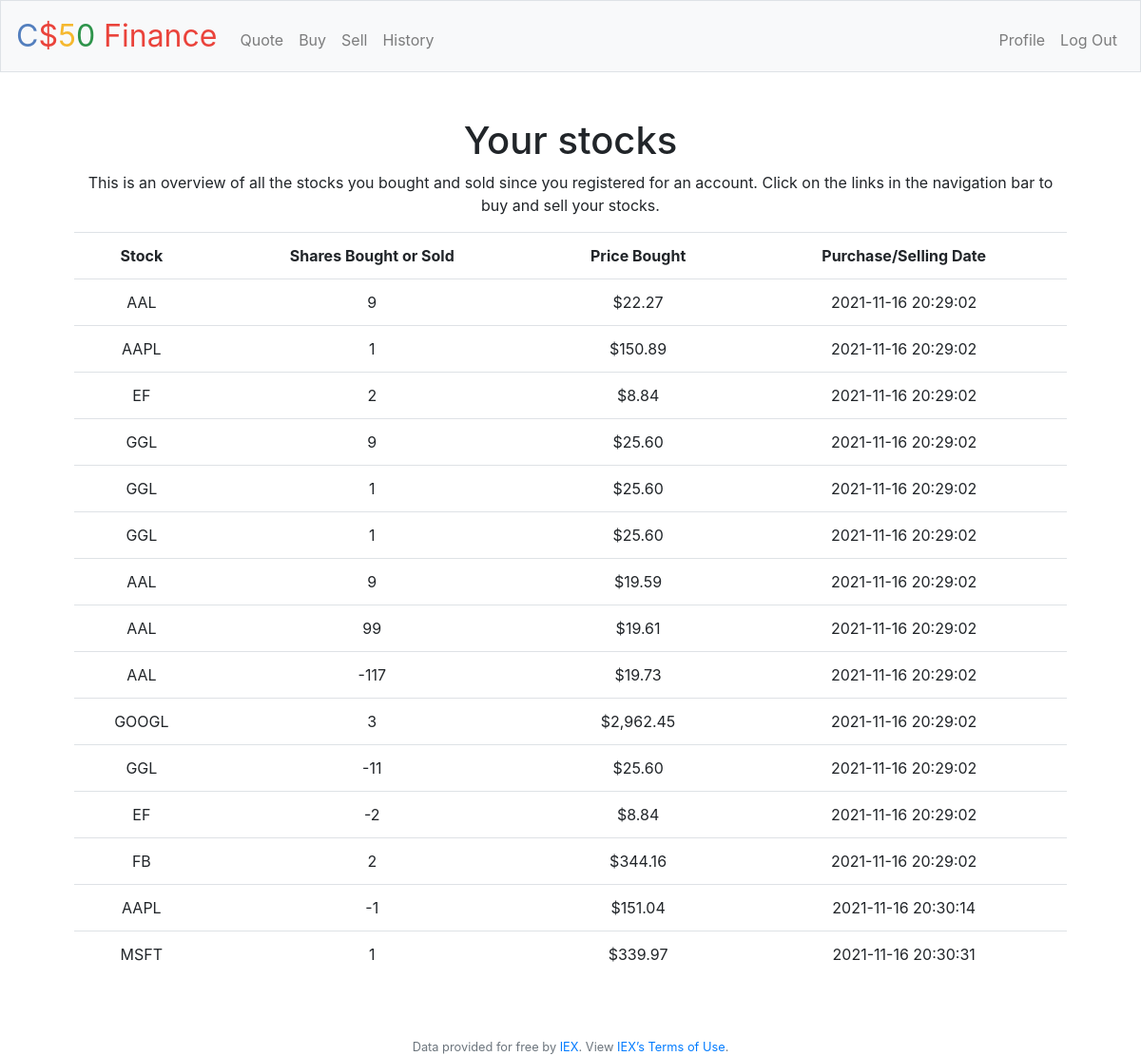
The app's page /history (signed in) with its own data.
### tables this page shows
CREATE TABLE 'purchases' ('id' integer PRIMARY KEY AUTOINCREMENT NOT NULL, 'user_id' integer NOT NULL, 'symbol' text NOT NULL, 'shares' integer NOT NULL, 'price'  numeric NOT NULL  , 'timestamp'  datetime DEFAULT CURRENT_TIMESTAMP  );

### application.py (the view)
@app.route("/history")
@login_required
def history():
    results = db.execute("SELECT * FROM purchases WHERE user_id=?", session['user_id'])
    print(results)
    return render_template("history.html", results=results)

### application.py (called while the page is built)
@app.after_request
def after_request(response):
    response.headers["Cache-Control"] = "no-cache, no-store, must-revalidate"
    response.headers["Expires"] = 0
    response.headers["Pragma"] = "no-cache"
    return response

### helpers.py (called while the page is built)
def login_required(f):
    @wraps(f)
    def decorated_function(*args, **kwargs):
        if session.get("user_id") is None:
            return redirect("/login")
        return f(*args, **kwargs)
    return decorated_function

def usd(value):
    return f"${value:,.2f}"

### templates/history.html (shortened to what this page needs)
{% extends "layout.html" %}
{% block main %}
{% if results == [] %}
<p>You don't have any stocks yet. This will be an overview of your bought and sold stocks. Click on the links in the navigation bar
to buy and sell your stocks</p>
{% else %}
<h1>Your stocks</h1>
<p>This is an overview of all the stocks you bought and sold since you registered for an account. Click on the links in the navigation bar
to buy and sell your stocks.</p>
<table class="table">
    <tr>
        <th>Stock</th>
        <th>Shares Bought or Sold</th>
        <th>Price Bought</th>
        <th>Purchase/Selling Date</th>
    </tr>
    {% for result in results %}
    <tr>
        <td>{{ result["symbol"] | upper }}</td>
        <td>{{ result["shares"]  }}</td>
        <td>{{ result["price"] | usd }}</td>
        <td>{{ result['timestamp'] }}</td>
    </tr>
    {% endfor %}
</table>
{% endif %}
{% endblock %}

### templates/layout.html (shortened to what this page needs)
<!DOCTYPE html>
<html lang="en">
    <head>
        <link rel="stylesheet" href="https://cdn.jsdelivr.net/npm/bootstrap@4.5.3/dist/css/bootstrap.min.css">
        <link href="/static/styles.css" rel="stylesheet">
    </head>
    <body>
        <nav class="navbar navbar-expand-md navbar-light bg-light border">
            <a class="navbar-brand" href="/"><span class="blue">C</span><span class="red">$</span><span class="yellow">5</span><span class="green">0</span> <span class="red">Finance</span></a>
            <div class="collapse navbar-collapse" id="navbar">
                {% if session.user_id %}
                    <ul class="navbar-nav mr-auto mt-2">
                        <li class="nav-item"><a class="nav-link" href="/quote">Quote</a></li>
                        <li class="nav-item"><a class="nav-link" href="/buy">Buy</a></li>
                        <li class="nav-item"><a class="nav-link" href="/sell">Sell</a></li>
                        <li class="nav-item"><a class="nav-link" href="/history">History</a></li>
                    </ul>
                    <ul class="navbar-nav ml-auto mt-2">
                        <li class="nav-item"><a class="nav-link" href="/profile">Profile</a></li>
                        <li class="nav-item"><a class="nav-link" href="/logout">Log Out</a></li>
                    </ul>
                {% else %}
                    <ul class="navbar-nav ml-auto mt-2">
                        <li class="nav-item"><a class="nav-link" href="/register">Register</a></li>
                        <li class="nav-item"><a class="nav-link" href="/login">Log In</a></li>
                    </ul>
                {% endif %}
            </div>
        </nav>
        <main class="container p-5">
            {% block main %}{% endblock %}
        </main>
        <footer class="small text-center text-muted">
            Data provided for free by <a href="https://iextrading.com/developer">IEX</a>. View <a href="https://iextrading.com/api-exhibit-a/">IEX’s Terms of Use</a>.
        </footer>
    </body>
</html>

### static/styles.css (style rules this page uses)
nav .navbar-brand { font-size: xx-large; }
nav .navbar-brand .blue { color: #537fbe; }
nav .navbar-brand .red { color: #ea433b; }
nav .navbar-brand .yellow { color: #f5b82e; }
nav .navbar-brand .green { color: #2e944b; }
main { overflow-x: auto; text-align: center; }

### records on screen
purchases: symbol "AAL", shares "9", price "$22.27", timestamp "2021-11-16 20:29:02"
purchases: symbol "AAPL", shares "1", price "$150.89", timestamp "2021-11-16 20:29:02"
purchases: symbol "EF", shares "2", price "$8.84", timestamp "2021-11-16 20:29:02"
purchases: symbol "GGL", shares "9", price "$25.60", timestamp "2021-11-16 20:29:02"
purchases: symbol "GGL", shares "1", price "$25.60", timestamp "2021-11-16 20:29:02"
purchases: symbol "GGL", shares "1", price "$25.60", timestamp "2021-11-16 20:29:02"
purchases: symbol "AAL", shares "9", price "$19.59", timestamp "2021-11-16 20:29:02"
purchases: symbol "AAL", shares "99", price "$19.61", timestamp "2021-11-16 20:29:02"
purchases: symbol "AAL", shares "-117", price "$19.73", timestamp "2021-11-16 20:29:02"
purchases: symbol "GOOGL", shares "3", price "$2,962.45", timestamp "2021-11-16 20:29:02"
purchases: symbol "GGL", shares "-11", price "$25.60", timestamp "2021-11-16 20:29:02"
purchases: symbol "EF", shares "-2", price "$8.84", timestamp "2021-11-16 20:29:02"
purchases: symbol "FB", shares "2", price "$344.16", timestamp "2021-11-16 20:29:02"
purchases: symbol "AAPL", shares "-1", price "$151.04", timestamp "2021-11-16 20:30:14"
purchases: symbol "MSFT", shares "1", price "$339.97", timestamp "2021-11-16 20:30:31"
